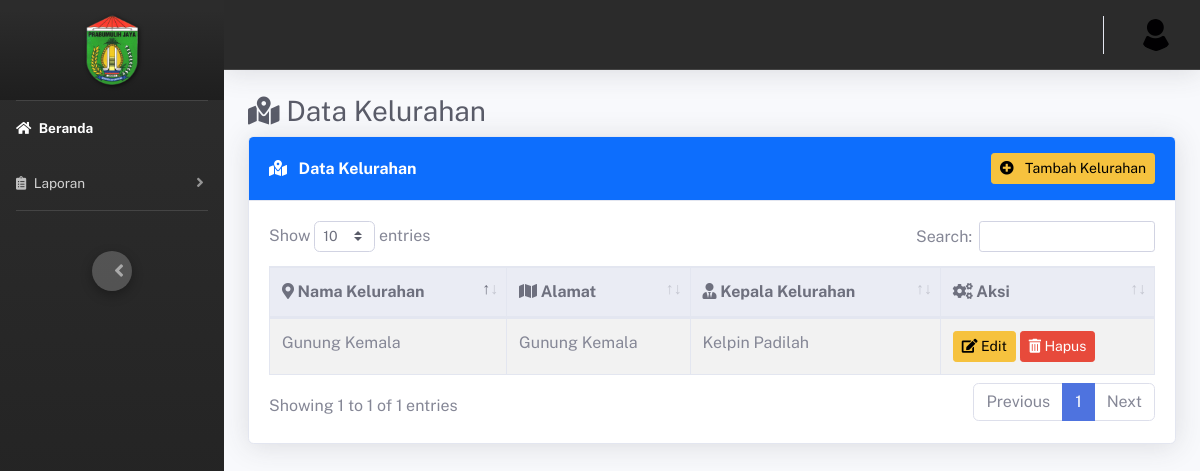
/dandes/index.php/kelurahan, run on the app's committed database.
### tables this page shows
CREATE TABLE `tb_kelurahan` (
  `id_kelurahan` int(11) NOT NULL,
  `nama_kelurahan` varchar(100) NOT NULL,
  `alamat` varchar(100) NOT NULL,
  `kepala_kelurahan` varchar(100) NOT NULL
);

### dandes/application/controllers/kelurahan.php (called while the page is built, shortened)
<?php
class kelurahan extends CI_Controller
{
    public function __construct()
    {
        $this->load->model('Model_kelurahan');
        $this->load->library('session');
    }
    public function index()
    {
        $data['judul'] = 'Data kelurahan';
        $data['kelurahan'] = $this->Model_kelurahan->getAllkelurahan();
        $this->load->view('templates/header', $data);
        $this->load->view('templates/sidebar', $data);
        $this->load->view('kelurahan/kelurahan', $data);
        $this->load->view('templates/footer');
    }
}
?>

### dandes/index.php (called while the page is built, shortened)
<?php
require_once BASEPATH.'core/CodeIgniter.php';

### dandes/application/models/Model_kelurahan.php (called while the page is built, shortened)
<?php
class Model_kelurahan extends CI_Model
{
    public function getAllkelurahan()
    {
        return $this->db->get('tb_kelurahan')->result_array();
    }
}
?>

### dandes/application/views/kelurahan/kelurahan.php (the view, shortened to what this page needs)
<div class="container-fluid">
  <h1 class="h3 mb-2 text-gray-800"><i class="fas fa-map-marked-alt"></i> Data Kelurahan</h1>
  <div class="card shadow mb-4">
    <div class="card-header py-3">
      <h6 class="m-0 font-weight-bold text-white"><i class="fas fa-map-marked-alt"></i> Data Kelurahan</h6>
      <button class="btn btn-sm btn-warning text-dark" data-toggle="modal" data-target="#modalTambahKelurahan">
        <i class="fas fa-plus-circle"></i> Tambah Kelurahan
      </button>
    </div>
    <div class="card-body">
      <div class="table-responsive">
        <table class="table table-bordered table-striped table-hover" id="dataTable">
          <thead class="thead-light">
            <tr>
              <th><i class="fas fa-map-marker-alt"></i> Nama Kelurahan</th>
              <th><i class="fas fa-map"></i> Alamat</th>
              <th><i class="fas fa-user-tie"></i> Kepala Kelurahan</th>
              <th><i class="fas fa-cogs"></i> Aksi</th>
            </tr>
          </thead>
          <tbody>
            <?php foreach ($kelurahan as $dat) : ?>
              <tr>
                <td><?= $dat['nama_kelurahan']; ?></td>
                <td><?= $dat['alamat']; ?></td>
                <td><?= $dat['kepala_kelurahan']; ?></td>
                <td>
                  <button class="btn btn-sm btn-warning text-dark btn-edit"
                          data-id="<?= $dat['id_kelurahan']; ?>"
                          data-nama="<?= $dat['nama_kelurahan']; ?>"
                          data-alamat="<?= $dat['alamat']; ?>"
                          data-kepala="<?= $dat['kepala_kelurahan']; ?>"
                          data-toggle="modal" data-target="#modalEditKelurahan">
                    <i class="fas fa-edit"></i> Edit
                  </button>
                  <a href="<?= base_url('kelurahan/hapuskelurahan/') . $dat['id_kelurahan']; ?>" class="btn btn-sm btn-danger text-white btn-hapus">
                    <i class="fas fa-trash-alt"></i> Hapus
                  </a>
                </td>
              </tr>
            <?php endforeach; ?>
          </tbody>
        </table>
      </div>
    </div>
  </div>
</div>

### dandes/application/views/templates/header.php (style rules this page uses)
body { font-family: 'Public Sans', sans-serif; background-color: #f8f9fc; }

### dandes/application/views/kelurahan/kelurahan.php (style rules this page uses)
.card-header.py-3 { display: flex; justify-content: space-between; align-items: center; background-color: #0d6efd; color: white; font-weight: 600; font-size: 1.1rem; }
.card-header.py-3 i, .card-header .btn i { margin-right: 8px; }
.btn-sm { color: #000 !important; }
.modal-footer .btn, .btn-danger, .btn-primary, .btn-secondary { color: white !important; }

### data on the page
tb_kelurahan: nama_kelurahan "Gunung Kemala", alamat "Gunung Kemala", kepala_kelurahan "Kelpin Padilah"
